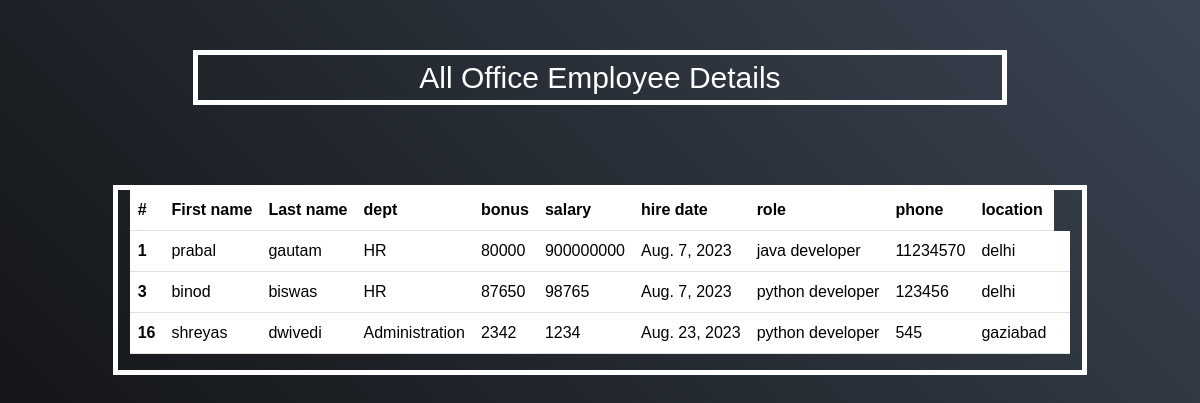
The app's page /all_emp with its own data.
### emp_app/models.py (models this page shows, shortened)
class employee(models.Model):
    first_name = models.CharField(max_length=100, null=False)
    last_name = models.CharField(max_length=100)
    dept = models.ForeignKey(department, on_delete=models.CASCADE)
    salary = models.IntegerField(default=0)
    bonus = models.IntegerField(default=0)
    role = models.ForeignKey(role, on_delete=models.CASCADE)
    phone = models.IntegerField(default=0)
    hire_date = models.DateField()
    def __str__(self):
        return "%s %s %s" %(self.first_name,self.last_name,self.phone)

class department(models.Model):
    name = models.CharField(max_length=100, null=False)
    location = models.CharField(max_length=100)

class role(models.Model):
    name = models.CharField(max_length=100, null=False)

### emp_app/views.py (the view)
# urls.py: path('all_emp', views.all_emp, name='all_emp'),
def all_emp(request):
    emps = employee.objects.all()
    context = {
        'emps': emps
    }
    print(context)
    return render(request, 'all_emp.html', context)

### emp_app/templates/all_emp.html (shortened to what this page needs)
<!DOCTYPE html>
<html lang="en">
  <head>
    <link
      href="https://cdn.jsdelivr.net/npm/bootstrap@5.3.1/dist/css/bootstrap.min.css"
      rel="stylesheet"
    />
  </head>
  <body>
    <header>
      <div class="heading">all office employee details</div>
      <div class="box">
        <div class="container">
          <table class="table">
            <thead>
              <tr>
                <th scope="col">#</th>
                <th scope="col">First name</th>
                <th scope="col">Last name</th>
                <th scope="col">dept</th>
                <th scope="col">bonus</th>
                <th scope="col">salary</th>
                <th scope="col">hire date</th>
                <th scope="col">role</th>
                <th scope="col">phone</th>
                <th scope="col">location</th>
              </tr>
            </thead>
            {% for emp in emps %}
            <tbody>
              <tr>
                <th scope="row">{{emp.id}}</th>
                <td>{{emp.first_name}}</td>
                <td>{{emp.last_name}}</td>
                <td>{{emp.dept.name}}</td>
                <td>{{emp.bonus}}</td>
                <td>{{emp.salary}}</td>
                <td>{{emp.hire_date}}</td>
                <td>{{emp.role.name}}</td>
                <td>{{emp.phone}}</td>
                <td>{{emp.dept.location}}</td>
                <td>{{emp.location}}</td>
              </tr>
            </tbody>
            {% endfor %}
          </table>
        </div>
      </div>
    </header>
  </body>
</html>

### emp_app/templates/all_emp.html (style rules this page uses)
* { margin: 0; padding: 0; box-sizing: border-box; font-family: "Poppins", sans-serif; }
body { width: 100%; height: 100vh; display: flex; justify-content: center; background: linear-gradient(45deg, #0a0a0a, #3a4452); }
header { display: block; }
.heading { border: 5px white solid; margin: 80px; font-size: 30px; color: white; text-transform: capitalize; text-align: center; margin-top: 50px; }
.box { border: 5px white solid; }

### records on screen
employee: id "1", first_name "prabal", last_name "gautam", dept.name "HR", bonus "80000", salary "900000000", hire_date "Aug. 7, 2023", role.name "java developer", phone "11234570", dept.location "delhi"
employee: id "3", first_name "binod", last_name "biswas", dept.name "HR", bonus "87650", salary "98765", hire_date "Aug. 7, 2023", role.name "python developer", phone "123456", dept.location "delhi"
employee: id "16", first_name "shreyas", last_name "dwivedi", dept.name "Administration", bonus "2342", salary "1234", hire_date "Aug. 23, 2023", role.name "python developer", phone "545", dept.location "gaziabad"
